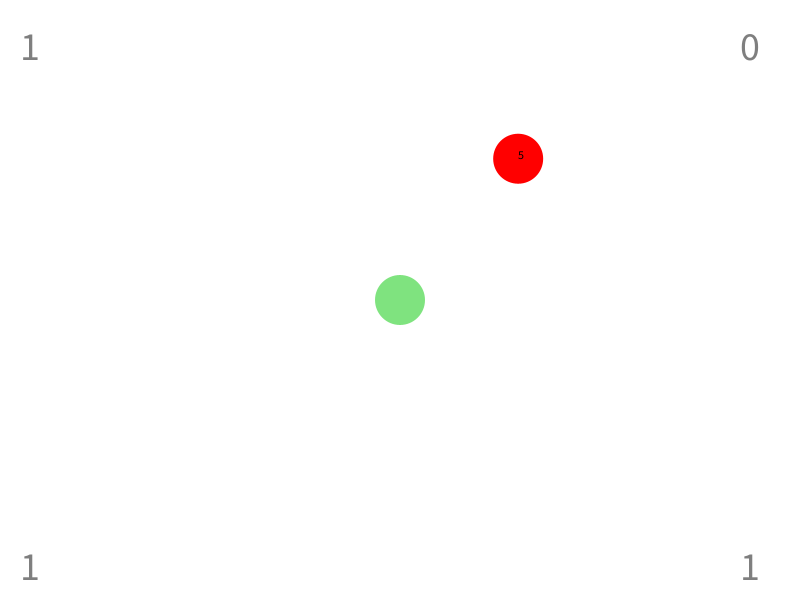
Frame 1 (no input)
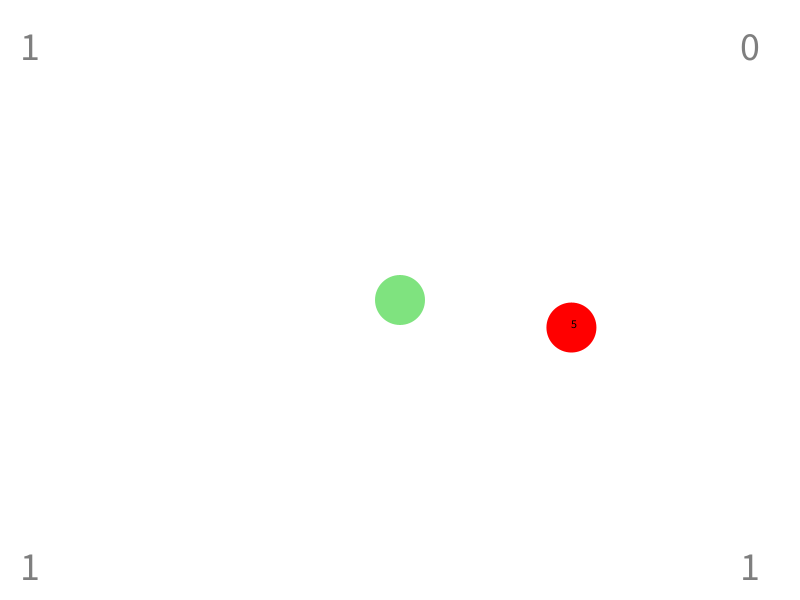
Frame 60 (the mouse pressed at the canvas centre just before this capture)
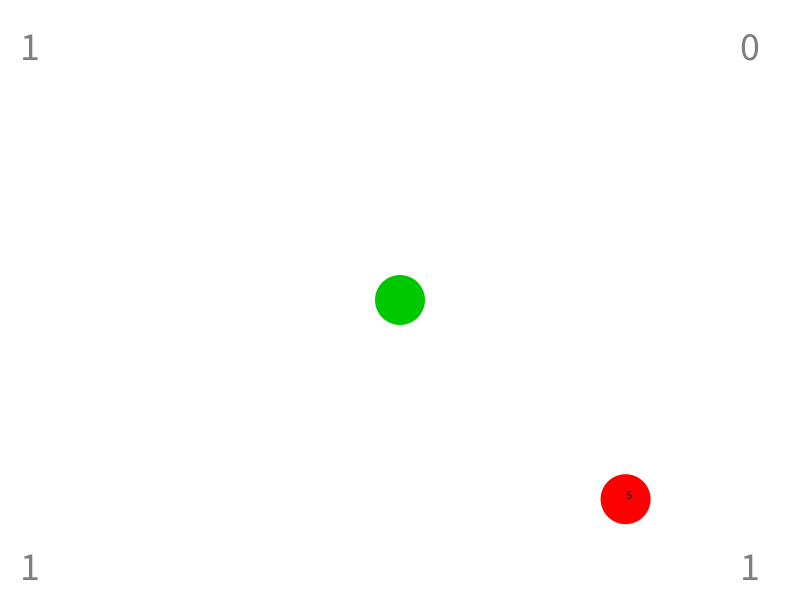
Frame 120 (the mouse held since frame 60 and released just before this capture)

The Processing sketch that drew these frames (run headless with seeded random() and noise(); from frame 60 on, the mouse is pressed at the canvas centre):

// Processing sketch: TBOIConcept
// ── TBOIConcept.pde
Commands cmd; 
Actor act;
Hud hud;
ArrayList<Enemy> enm;
ArrayList<Pickup> pik;

int stage;

void setup() {
	size(800,600);
	cmd = new Commands("wasd", "ijkl");
	act = new Actor();
	stage = 1;
	generateEnemies(stage);
	pik = new ArrayList<Pickup>();
	hud = new Hud();
}

void draw() {
	background(BKG_COLOR);
	act.executeCommands(cmd);
	act.update();

	checkCollisions();

	for (Pickup P : pik) {
		P.display();
	}
	for (Enemy E : enm) {
		E.update();
		E.display();
	}
	act.display();

	if (act.life <= 0) restartGame();
	if (enm.size() == 0) nextStage();
	
	updateShowHUD();
}

void updateShowHUD() {
	hud.setStage(stage);
	hud.setEnemies(enm.size());
	hud.setLife(act.life);
	hud.display();
}

void generateEnemies(int stage) {
	enm = new ArrayList<Enemy>(stage);
	for (int i=0; i<stage; ++i) {
		enm.add(new Enemy(random(width), random(height)));
	}
}

void checkCollisions() {
	for (int i=pik.size(); --i >= 0;) {
		Pickup p = pik.get(i);
		if (sqDist(p.pos, act.pos) < sqSize(p.size+act.size)) {
			p.applyModifier(act);
			pik.remove(i);
		}
	}
	for (int i=enm.size(); --i >= 0;) {
		Enemy e = enm.get(i);
		for (int j=act.proj.size(); --j >= 0;) {
			Projectile p = act.proj.get(j);
			if (sqDist(e.pos, p.pos) < sqSize(e.size+p.size)) {
				p.applyModifier(e);
				act.proj.remove(j);
			}
		}
	for (int j=pik.size(); --j >= 0;) {
		Pickup p = pik.get(j);
		if (sqDist(e.pos, p.pos) < sqSize(e.size+p.size)) {
			p.applyModifier(e);
			pik.remove(j);
		}
	}
		if (e.life <= 0) removeEnemy(i);
		if (act.invuln <= 0) act.checkEnemy(e);
	}
}

void restartGame() {
	stage = 1;
	act = new Actor();
	generateEnemies(stage);
	pik.clear();
}

void nextStage() {
	generateEnemies(++stage);
	act.invuln = ACTOR_INV_TIME;
}

void removeEnemy(int i) {
	if (random(1) < PICKUP_CHANCE) pik.add(createPickup(enm.get(i).pos));
	enm.remove(i);
}

// ── Actor.pde
class Actor {
	PVector pos;
	PVector vel;
	ArrayList<Projectile> proj;
	int shootWait;
	int p_rate;
	float p_size;
	float p_speed;
	float p_damage;
	float size;
	float speed;
	int life;
	int invuln;

	Actor() {
		this.pos = new PVector(width/2, height/2);
		this.vel = new PVector(0,0);
		this.proj = new ArrayList<Projectile>();
		this.shootWait = 0;
		this.p_rate = PROJ_RATE;
		this.p_size = PROJ_SIZE;
		this.p_damage = PROJ_DAMAGE;
		this.p_speed = PROJ_SPEED;
		this.size = ACTOR_SIZE;
		this.speed = ACTOR_SPEED;
		this.invuln = ACTOR_INV_TIME;
		this.life = ACTOR_LIFE;
	}

	void executeCommands(Commands cmd) {
		vel.set(0,0);
		if (cmd.moveUp) vel.add(0, -speed);
		if (cmd.moveDown) vel.add(0, speed);
		if (cmd.moveLeft) vel.add(-speed, 0);
		if (cmd.moveRight) vel.add(speed, 0);

		if (cmd.shootUp) shoot(0, -1);
		else if (cmd.shootDown) shoot(0, 1);
		else if (cmd.shootLeft) shoot(-1, 0);
		else if (cmd.shootRight) shoot(1, 0);
		else shoot(0, 0);
	}

	void shoot(int x, int y) {
		if (shootWait-- <= 0) {
			if (x != y) {
				proj.add(new Projectile(this.pos, x, y, p_speed, p_size, p_damage));
				shootWait = p_rate;
			}
			else {
				shootWait = 0;
			}
		}
	}

	void update() {
		pos.add(vel);
		if (pos.x > width-size*0.5) pos.x = width-size*0.5;
		else if (pos.x < size*0.5) pos.x = size*0.5;
		if (pos.y > height-size*0.5) pos.y = height-size*0.5;
		else if (pos.y < size*0.5) pos.y = size*0.5;
		for (int i=proj.size(); --i >= 0;) {
			if (proj.get(i).update() == true) proj.remove(i);
		}
		--invuln;
	} 

	void display() {
		pushStyle();
		for (Projectile P : proj) P.display();
		noStroke();
		fill(ACTOR_COLOR, (invuln > 0) ? 128 : 255);
		ellipse(pos.x, pos.y, size, size);
		popStyle();
	}

	void checkEnemy(Enemy en) {
		if (sqDist(this.pos, en.pos) < sqSize(size+en.size)) {
			en.applyModifier(this);
			invuln = ACTOR_INV_TIME;
		}
	}
}

// ── Commands.pde
class Commands {
	boolean moveUp, moveDown, moveLeft, moveRight;
	boolean shootUp, shootDown, shootLeft, shootRight;
	String move, shoot;

	Commands(String move, String shoot) {
		moveUp = moveDown = moveLeft = moveRight = false;
		shootUp = shootDown = shootLeft = shootRight = false;

		if (move.length() == 4) this.move = move;
		else this.move = "wasd";
		if (shoot.length() == 4) this.shoot = shoot;
		else this.shoot = "ijkl";
	}

	char getKey(String key) {
		key = key.toLowerCase();
		char toReturn = ' ';
		switch (key) {
			case "moveup": toReturn = this.move.charAt(0); break;
			case "moveleft": toReturn = this.move.charAt(1); break;
			case "movedown": toReturn = this.move.charAt(2); break;
			case "moveright": toReturn = this.move.charAt(3); break;
			case "shootup": toReturn = this.shoot.charAt(0); break;
			case "shootleft": toReturn = this.shoot.charAt(1); break;
			case "shootdown": toReturn = this.shoot.charAt(2); break;
			case "shootright": toReturn = this.shoot.charAt(3); break;
		}
		return toReturn;
	}
}

// INTERRUPTS

void keyPressed() {
		if (key == cmd.getKey("moveup")) cmd.moveUp = true;
		if (key == cmd.getKey("movedown")) cmd.moveDown = true;
		if (key == cmd.getKey("moveleft")) cmd.moveLeft = true;
		if (key == cmd.getKey("moveright")) cmd.moveRight = true;
		if (key == cmd.getKey("shootup")) cmd.shootUp = true;
		if (key == cmd.getKey("shootdown")) cmd.shootDown = true;
		if (key == cmd.getKey("shootleft")) cmd.shootLeft = true;
		if (key == cmd.getKey("shootright")) cmd.shootRight = true;
}

void keyReleased() {
		if (key == cmd.getKey("moveup")) cmd.moveUp = false;
		if (key == cmd.getKey("movedown")) cmd.moveDown = false;
		if (key == cmd.getKey("moveleft")) cmd.moveLeft = false;
		if (key == cmd.getKey("moveright")) cmd.moveRight = false;
		if (key == cmd.getKey("shootup")) cmd.shootUp = false;
		if (key == cmd.getKey("shootdown")) cmd.shootDown = false;
		if (key == cmd.getKey("shootleft")) cmd.shootLeft = false;
		if (key == cmd.getKey("shootright")) cmd.shootRight = false;
}

// ── Enemy.pde
class Enemy {
	PVector pos;
	PVector vel;
	PVector dim;
	int life;
	float size;
	int damage;

	Enemy(float x, float y) {
		this.pos = new PVector(x, y);
		this.vel = new PVector(0,ENEMY_SPEED);
		vel.rotate(random(TWO_PI));
		this.life = ENEMY_LIFE;
		this.size = ENEMY_SIZE;
		this.damage = ENEMY_DAMAGE;
	}

	void update() {
		pos.add(vel);
		if (pos.x > width-size*0.5) {
			pos.x = width-size*0.5;
			vel.x *= -1;
		}
		else if (pos.x < size*0.5) {
			pos.x = size;
			vel.x *= -1;
		}
		if (pos.y > height-size*0.5) {
			pos.y = height-size*0.5;
			vel.y *= -1;
		}
		else if (pos.y < size*0.5) {
			pos.y = size*0.5;
			vel.y *= -1;
		}
	}

	void display() {
		pushStyle();
		noStroke();
		fill(ENEMY_COLOR);
		ellipse(pos.x, pos.y, size, size);
		fill(0);
		text(life, pos.x, pos.y);
		popStyle();
	}

	void applyModifier(Actor act) {
		act.life -= damage;
	}
}

// ── Functions.pde
float sqDist(PVector p, PVector q) {
	float xx = p.x - q.x;
	float yy = p.y - q.y;
	return ( xx * xx + yy * yy );
}

float sqSize(float a) {
	return (a*a)/4.0;
}

// ── Hud.pde
class Hud {
	int stage;
	int enemies;
	int life;
	int score;

	Hud() {
		this.stage = 1;
		this.enemies = 1;
		this.life = ACTOR_LIFE;
		this.score = 0;
	}

	void setStage(int n) { this.stage = n; }
	void setEnemies(int n) { this.enemies = n; }
	void setLife(int n) { this.life = n; }

	void updateScore(int n) { this.score += n; }

	int getScore() { return this.score; }

	void display() {
		pushStyle();
		fill(HUD_COLOR);
		textSize(HUD_TEXT_SIZE);
		text(life, HUD_LEFT_MARGIN, HUD_TOP_MARGIN + HUD_TEXT_SIZE);
		text(stage, HUD_LEFT_MARGIN, height - HUD_BOTTOM_MARGIN);
		text(score, width - HUD_RIGHT_MARGIN, HUD_TOP_MARGIN + HUD_TEXT_SIZE);
		text(enemies, width - HUD_RIGHT_MARGIN, height - HUD_BOTTOM_MARGIN);
		popStyle();
	}
}	

// ── Parameters.pde
final color BKG_COLOR = color(255);

final float ACTOR_SPEED = 3;
final color ACTOR_COLOR = color(0,200,0);
final float ACTOR_SIZE = 50;
final int ACTOR_INV_TIME = 120;
final int ACTOR_LIFE = 1;
final int MAX_LIFE = 5;

final int ENEMY_SIZE = 50;
final int ENEMY_SPEED = 3;
final color ENEMY_COLOR = color(255,0,0);
final int ENEMY_DAMAGE = 1;
final int ENEMY_LIFE = 5;
final int ENEMY_LIFE_INCR = 5;
final float ENEMY_SPEED_INCR = 1.3;

final float PROJ_SPEED = 5;
final float PROJ_SIZE = 20;
final float PROJ_DAMAGE = 2;
final int PROJ_RATE = 25;
final color PROJ_COLOR = color(200);

final int PICKUP_SIZE = 30;
final color POSITIVE_COLOR = color(100,100,255);
final color NEGATIVE_COLOR = color(255,200,0);
final float PICKUP_CHANCE = 0.7;

final int HUD_LEFT_MARGIN = 20;
final int HUD_RIGHT_MARGIN = 60;
final int HUD_TOP_MARGIN = 20;
final int HUD_BOTTOM_MARGIN = 20;
final int HUD_TEXT_SIZE = 40;
final color HUD_COLOR = color(0, 128);

// ── Pickup.pde
final String[] availPick = {
	"proj_rate", "proj_speed", "proj_size", "proj_damage",
	"act_agility", "act_fat", "act_lifedown"
};

abstract class Pickup {
	PVector pos;
	float stat;
	color col;
	float size;
	boolean negative;

	Pickup(PVector pos) {
		this.pos = pos;
		this.col = POSITIVE_COLOR;
		this.size = PICKUP_SIZE;
		this.negative = false;
	}

	void applyModifier(Actor act) {};

	void applyModifier(Enemy enm) {
		enm.life += ENEMY_LIFE_INCR;
		enm.vel.mult(ENEMY_SPEED_INCR);
	}
	
	void display() {
		pushStyle();
		stroke(0);
		fill(col);
		ellipse(pos.x, pos.y, size, size);
		popStyle();
	}
}

class PickupRate extends Pickup {
	PickupRate(PVector pos) {
		super(pos);
		this.stat = (random(1)>0.5) ? 10 : -10;
		this.negative = (stat > 0);
		this.col = (negative) ? NEGATIVE_COLOR : POSITIVE_COLOR;
	}

	void applyModifier(Actor act) {
		act.p_rate += stat;
		if (act.p_rate < 10) act.p_rate = 10;
		if (negative && act.life < MAX_LIFE) act.life += 1;
		println((stat < 0) ? "FIRE RATE UP" : "FIRE RATE DOWN");
	}
}

class PickupSpeed extends Pickup {
	PickupSpeed(PVector pos) {
		super(pos);
		this.stat = (random(1)>0.5) ? 1 : -1;
		this.negative = (stat < 0);
		this.col = (negative) ? NEGATIVE_COLOR : POSITIVE_COLOR;
	}

	void applyModifier(Actor act) {
		act.p_speed += stat;
		if (act.p_speed < 1) act.p_speed = 1;
		if (negative && act.life < MAX_LIFE) act.life += 1;
		println((stat < 0) ? "PROJECTILE SPEED DOWN" : "PROJECTILE SPEED UP");
	}
}

class PickupSize extends Pickup {
	PickupSize(PVector pos) {
		super(pos);
		this.stat = (random(1)>0.5) ? 5 : -5;
		this.negative = (stat < 0);
		this.col = (negative) ? NEGATIVE_COLOR : POSITIVE_COLOR;
	}

	void applyModifier(Actor act) {
		act.p_size += stat;
		if (act.p_size < 5) act.p_size = 5;
		if (negative && act.life < MAX_LIFE) act.life += 1;
		println((stat < 0) ? "PROJECTILE SIZE DOWN" : "PROJECTILE SIZE UP");
	}
}

class PickupDamage extends Pickup {
	PickupDamage(PVector pos) {
		super(pos);
		this.stat = (random(1)>0.5) ? 1 : -1;
		this.negative = (stat < 0);
		this.col = (negative) ? NEGATIVE_COLOR : POSITIVE_COLOR;
	}

	void applyModifier(Actor act) {
		act.p_damage += stat;
		if (act.p_damage < 1) act.p_damage = 1;
		if (negative && act.life < MAX_LIFE) act.life += 1;
		println((stat < 0) ? "PROJECTILE DAMAGE DOWN" : "PROJECTILE DAMAGE UP");
	}
}

class PickupAgility extends Pickup {
	PickupAgility(PVector pos) {
		super(pos);
		this.stat = (random(1)>0.5) ? 1 : -1;
		this.negative = (stat < 0);
		this.col = (negative) ? NEGATIVE_COLOR : POSITIVE_COLOR;
	}

	void applyModifier(Actor act) {
		act.speed += stat;
		if (act.speed < 1) act.speed = 1;
		if (negative && act.life < MAX_LIFE) act.life += 1;
		println((stat < 0) ? "PLAYER SPEED DOWN" : "PLAYER SPEED UP");
	}
}

class PickupFat extends Pickup {
	PickupFat(PVector pos) {
		super(pos);
		this.stat = (random(1)>0.5) ? 10 : -10;
		this.negative = (stat > 0);
		this.col = (negative) ? NEGATIVE_COLOR : POSITIVE_COLOR;
	}

	void applyModifier(Actor act) {
		act.size += stat;
		if (act.size < 10) act.size = 10;
		if (negative && act.life < MAX_LIFE) act.life += 1;
		println((stat < 0) ? "PLAYER SIZE DOWN" : "PLAYER SIZE UP");
	}
}

class PickupLifedown extends Pickup {
	PickupLifedown(PVector pos) {
		super(pos);
		this.col = NEGATIVE_COLOR;
	}

	void applyModifier(Actor act) {
		act.life -= 1;
		println("LIFE DOWN");
	}
}

//////////////////////////////////////////////////////

Pickup createPickup(PVector pos) {
	Pickup p;
	int num = floor(random(availPick.length));
	String name = availPick[num];

	switch (name) {
		case "proj_rate": p = new PickupRate(pos); break;
		case "proj_speed": p = new PickupSpeed(pos); break;
		case "proj_size": p = new PickupSize(pos); break;
		case "proj_damage": p = new PickupDamage(pos); break;
		case "act_agility": p = new PickupAgility(pos); break;
		case "act_fat": p = new PickupFat(pos); break;
		case "act_lifedown": p = new PickupLifedown(pos); break;
		default: println("ERROR - Pickup not recognized"); p = null;
	}

	return p;
}

// ── Projectile.pde
class Projectile {
	PVector pos;
	PVector vel;
	float speed;
	float size;
	float damage;
	float range;

	Projectile(PVector pos, int x, int y, float speed, float size, float damage) {
		this.speed = speed;
		this.size = size;
		this.damage = damage;
		this.pos = pos.copy();
		this.vel = new PVector(x, y);
		this.vel.mult(speed);
	}

	boolean update() {
		this.pos.add(this.vel);

		if (pos.x > width+size || pos.x < -size || pos.y > height+size || pos.y < -size)
			return true;
		
		return false;
	}

	void display() {
		pushStyle();
		stroke(0);
		strokeWeight(2);
		fill(PROJ_COLOR);
		ellipse(pos.x, pos.y, size, size);
		popStyle();
	}

	void applyModifier(Enemy enm) {
		enm.life -= damage;
	}
}
